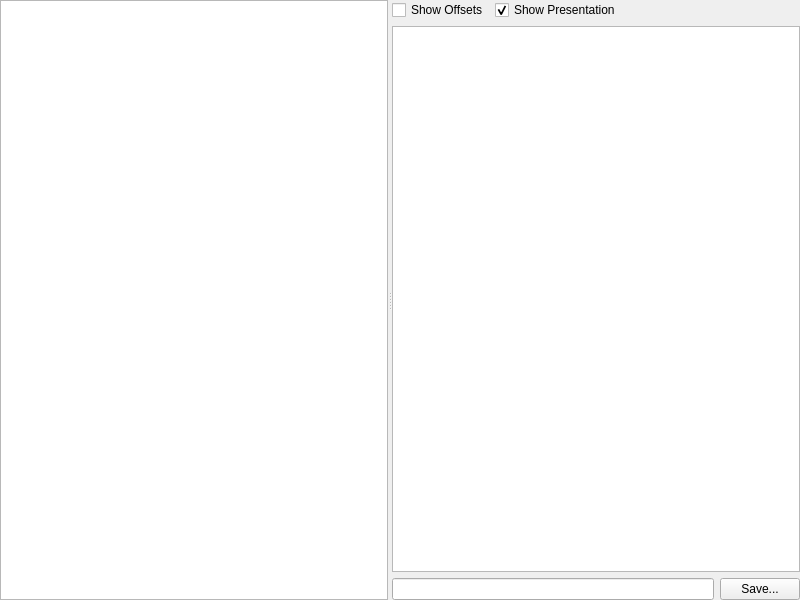
<?xml version="1.0" encoding="UTF-8"?>
<ui version="4.0">
 <class>XFWidgetAdvanced</class>
 <widget class="QWidget" name="XFWidgetAdvanced">
  <property name="geometry">
   <rect>
    <x>0</x>
    <y>0</y>
    <width>800</width>
    <height>600</height>
   </rect>
  </property>
  <property name="windowTitle">
   <string notr="true">Form</string>
  </property>
  <layout class="QVBoxLayout" name="verticalLayout">
   <property name="leftMargin">
    <number>0</number>
   </property>
   <property name="topMargin">
    <number>0</number>
   </property>
   <property name="rightMargin">
    <number>0</number>
   </property>
   <property name="bottomMargin">
    <number>0</number>
   </property>
   <item>
    <widget class="QSplitter" name="splitter">
     <property name="orientation">
      <enum>Qt::Horizontal</enum>
     </property>
     <widget class="XFTreeView" name="treeView"/>
     <widget class="QWidget" name="tablePanel">
      <layout class="QVBoxLayout" name="verticalLayoutTable">
       <property name="leftMargin">
        <number>0</number>
       </property>
       <property name="topMargin">
        <number>0</number>
       </property>
       <property name="rightMargin">
        <number>0</number>
       </property>
       <property name="bottomMargin">
        <number>0</number>
       </property>
       <item>
        <widget class="QWidget" name="toolBar" native="true">
         <layout class="QHBoxLayout" name="horizontalLayoutToolBar">
          <property name="leftMargin">
           <number>0</number>
          </property>
          <property name="topMargin">
           <number>0</number>
          </property>
          <property name="rightMargin">
           <number>0</number>
          </property>
          <property name="bottomMargin">
           <number>0</number>
          </property>
          <item>
           <widget class="QCheckBox" name="checkBoxShowOffsets">
            <property name="text">
             <string>Show Offsets</string>
            </property>
           </widget>
          </item>
          <item>
           <widget class="QCheckBox" name="checkBoxShowPresentation">
            <property name="text">
             <string>Show Presentation</string>
            </property>
            <property name="checked">
             <bool>true</bool>
            </property>
           </widget>
          </item>
          <item>
           <spacer name="horizontalSpacerToolBar">
            <property name="orientation">
             <enum>Qt::Horizontal</enum>
            </property>
            <property name="sizeHint" stdset="0">
             <size>
              <width>40</width>
              <height>20</height>
             </size>
            </property>
           </spacer>
          </item>
         </layout>
        </widget>
       </item>
       <item>
        <widget class="XFTableView" name="tableView"/>
       </item>
       <item>
        <layout class="QHBoxLayout" name="horizontalLayoutBottom">
         <property name="leftMargin">
          <number>0</number>
         </property>
         <property name="topMargin">
          <number>0</number>
         </property>
         <property name="rightMargin">
          <number>0</number>
         </property>
         <property name="bottomMargin">
          <number>0</number>
         </property>
         <item>
          <widget class="QLineEdit" name="lineEditTag">
           <property name="readOnly">
            <bool>true</bool>
           </property>
          </widget>
         </item>
         <item>
          <widget class="QPushButton" name="pushButtonSave">
           <property name="text">
            <string>Save...</string>
           </property>
          </widget>
         </item>
        </layout>
       </item>
      </layout>
     </widget>
    </widget>
   </item>
  </layout>
 </widget>
 <customwidgets>
  <customwidget>
   <class>XFTreeView</class>
   <extends>QTreeView</extends>
   <header>xftreeview.h</header>
  </customwidget>
  <customwidget>
   <class>XFTableView</class>
   <extends>QTableView</extends>
   <header>xftableview.h</header>
  </customwidget>
 </customwidgets>
 <resources/>
 <connections/>
</ui>
